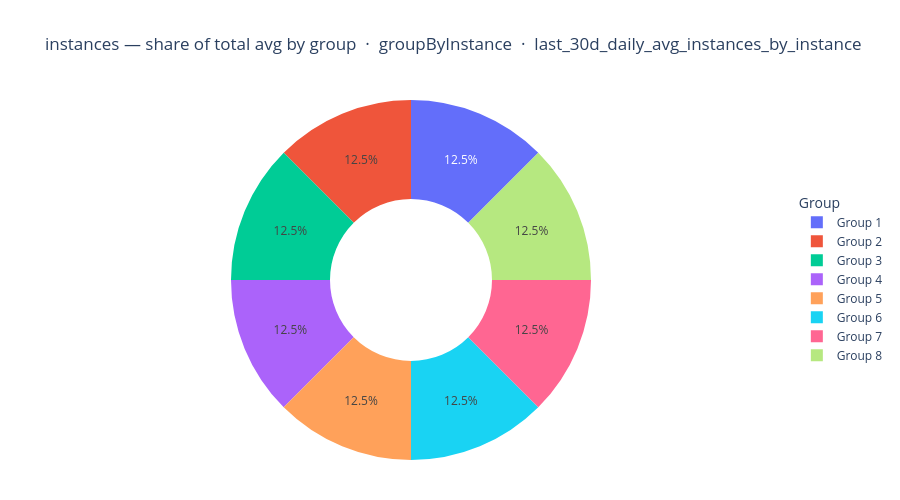

Source (notebook cell):
### Markdown cell above
### Chart Guide

**Purpose:** Shows each group's proportional share of total usage as an immediately
readable visual — the quickest way to see if one group is dominant.

**Chart Attributes**

| | |
|---|---|
| **Chart type** | Donut chart |
| **Segments** | One per group |
| **Size** | Proportional to the group's total usage across all periods |
| **Label** | Group name + percentage |

**Insights:** A segment taking more than 50% means one group dominates total consumption.
Many thin slivers mean load is broadly distributed — or many groups are nearly idle.
> Showing the first dataset. To show all, change `ds = datasets[0]` to `for ds in datasets:`.

### Code cell
if fig_57 is not None:
    fig_57.show()

### Figure 1 — Plotly figure (JSON) as saved in the notebook; plotly's stock layout.template omitted (floating-point values rounded to 4 significant figures)
{"data": [{"automargin": true, "customdata": [["0fd2a329-b354-44ad-90e7-16f00fa85948:20260812-1434-3899-16f9-16230953af1d:019ff66f-45a8-7114-b309-d5fa8fd3a965"], ["0fd2a329-b354-44ad-90e7-16f00fa85948:20260812-1434-3899-16f9-16230953af1d:019ff75b-d8b0-75da-b0d8-5da6c8254df1"], ["0fd2a329-b354-44ad-90e7-16f00fa85948:20260812-1434-3899-16f9-16230953af1d:019ff75c-0850-71fc-91d1-b7f999237a7b"], ["0fd2a329-b354-44ad-90e7-16f00fa85948:20260812-1844-1996-964d-e84490b6e7d5:019ff74b-3438-7737-a1f2-c4bca2f63450"], ["0fd2a329-b354-44ad-90e7-16f00fa85948:20260812-1844-5538-161e-859079496e6a:019ff74b-cf0d-77fa-8d80-8a5f4135263e"], ["7ef3d047-2729-402c-a956-3292c88329a7:20260811-2007-0135-962b-8f2f8a078fa1:019ff26f-bf20-775f-a7fc-1704500c8fae"], ["ab475c00-63cc-4b75-abcf-9c4513505e31:20260812-1725-3257-36ec-2500ef2d54ce:019ff702-73fc-7608-9f7c-508c7ca3161f"], ["platform:asaservice:019ff1ef-b43c-74e7-b483-d1fa606de79e"]], "domain": {"x": [0, 1], "y": [0, 1]}, "hole": 0.45, "hovertemplate": "<b>%{customdata[0]}</b><br>Total: %{value:.2f}<br>Share: %{percent}<extra></extra>", "insidetextorientation": "horizontal", "labels": ["Group 1", "Group 2", "Group 3", "Group 4", "Group 5", "Group 6", "Group 7", "Group 8"], "legendgroup": "", "name": "", "showlegend": true, "textinfo": "percent", "textposition": "inside", "type": "pie", "values": [16, 16, 16, 16, 16, 16, 16, 16]}], "layout": {"height": 500, "legend": {"orientation": "v", "title": {"text": "Group"}, "tracegroupgap": 0, "x": 1.02, "xanchor": "left", "y": 0.5, "yanchor": "middle"}, "margin": {"b": 40, "l": 40, "r": 40, "t": 100}, "piecolorway": ["#636EFA", "#EF553B", "#00CC96", "#AB63FA", "#FFA15A", "#19D3F3", "#FF6692", "#B6E880", "#FF97FF", "#FECB52"], "title": {"text": "instances — share of total avg by group  ·  groupByInstance  ·  last_30d_daily_avg_instances_by_instance"}, "uniformtext": {"minsize": 10, "mode": "hide"}}}
